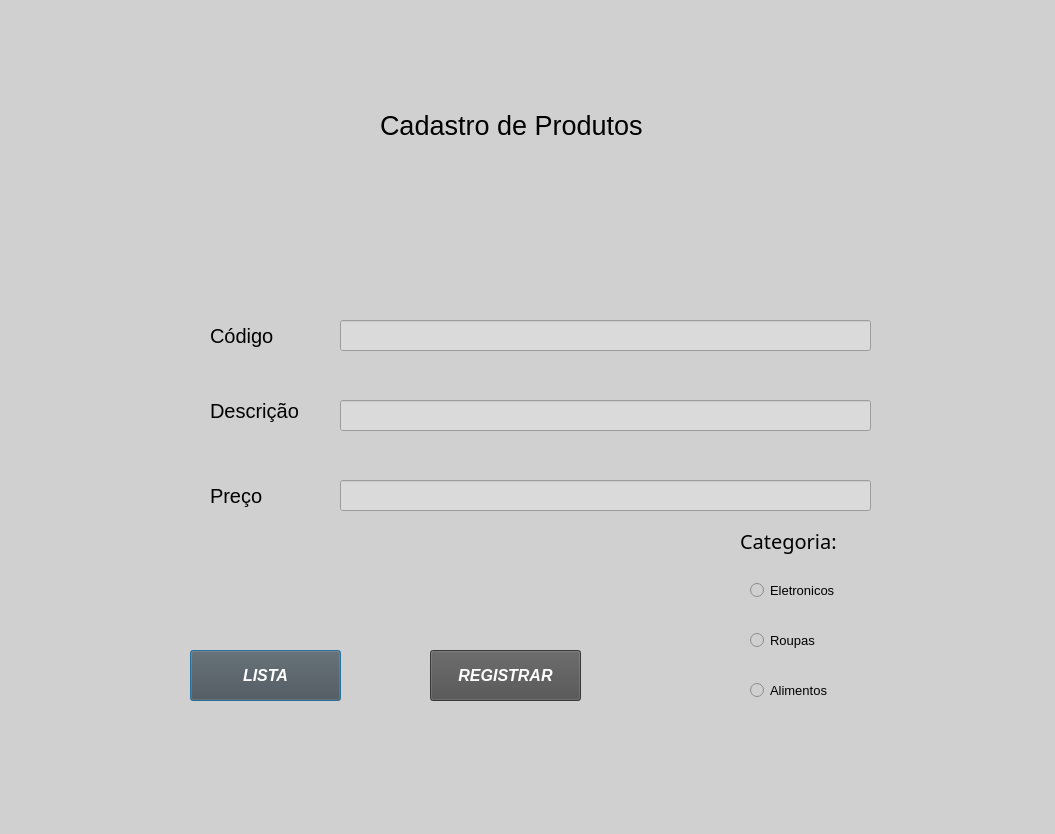
<?xml version="1.0" encoding="UTF-8"?>
<ui version="4.0">
 <class>Dialog</class>
 <widget class="QDialog" name="Dialog">
  <property name="geometry">
   <rect>
    <x>0</x>
    <y>0</y>
    <width>1055</width>
    <height>834</height>
   </rect>
  </property>
  <property name="windowTitle">
   <string>Dialog</string>
  </property>
  <property name="styleSheet">
   <string notr="true">
background-color: rgb(208, 208, 208);
background-color: rgb(208, 208, 208);
</string>
  </property>
  <widget class="QLabel" name="label">
   <property name="geometry">
    <rect>
     <x>380</x>
     <y>60</y>
     <width>471</width>
     <height>131</height>
    </rect>
   </property>
   <property name="font">
    <font>
     <pointsize>20</pointsize>
    </font>
   </property>
   <property name="text">
    <string>Cadastro de Produtos</string>
   </property>
  </widget>
  <widget class="QLabel" name="label_2">
   <property name="geometry">
    <rect>
     <x>210</x>
     <y>310</y>
     <width>111</width>
     <height>51</height>
    </rect>
   </property>
   <property name="font">
    <font>
     <pointsize>15</pointsize>
    </font>
   </property>
   <property name="text">
    <string>Código</string>
   </property>
  </widget>
  <widget class="QLabel" name="label_3">
   <property name="geometry">
    <rect>
     <x>210</x>
     <y>390</y>
     <width>121</width>
     <height>41</height>
    </rect>
   </property>
   <property name="font">
    <font>
     <pointsize>15</pointsize>
    </font>
   </property>
   <property name="text">
    <string>Descrição</string>
   </property>
  </widget>
  <widget class="QLabel" name="label_4">
   <property name="geometry">
    <rect>
     <x>210</x>
     <y>480</y>
     <width>101</width>
     <height>31</height>
    </rect>
   </property>
   <property name="font">
    <font>
     <pointsize>15</pointsize>
    </font>
   </property>
   <property name="text">
    <string>Preço</string>
   </property>
  </widget>
  <widget class="QLineEdit" name="lineEdit">
   <property name="geometry">
    <rect>
     <x>340</x>
     <y>320</y>
     <width>531</width>
     <height>31</height>
    </rect>
   </property>
   <property name="styleSheet">
    <string notr="true">background-color: rgb(255, 255, 255);
background-color: rgb(218, 218, 218);</string>
   </property>
  </widget>
  <widget class="QLineEdit" name="lineEdit_2">
   <property name="geometry">
    <rect>
     <x>340</x>
     <y>400</y>
     <width>531</width>
     <height>31</height>
    </rect>
   </property>
   <property name="styleSheet">
    <string notr="true">background-color: rgb(255, 255, 255);
background-color: rgb(218, 218, 218);</string>
   </property>
  </widget>
  <widget class="QLineEdit" name="lineEdit_3">
   <property name="geometry">
    <rect>
     <x>340</x>
     <y>480</y>
     <width>531</width>
     <height>31</height>
    </rect>
   </property>
   <property name="styleSheet">
    <string notr="true">background-color: rgb(255, 255, 255);
background-color: rgb(218, 218, 218);</string>
   </property>
  </widget>
  <widget class="QRadioButton" name="radioButton">
   <property name="geometry">
    <rect>
     <x>750</x>
     <y>580</y>
     <width>131</width>
     <height>20</height>
    </rect>
   </property>
   <property name="font">
    <font>
     <pointsize>10</pointsize>
    </font>
   </property>
   <property name="text">
    <string>Eletronicos</string>
   </property>
  </widget>
  <widget class="QRadioButton" name="radioButton_2">
   <property name="geometry">
    <rect>
     <x>750</x>
     <y>630</y>
     <width>101</width>
     <height>20</height>
    </rect>
   </property>
   <property name="font">
    <font>
     <pointsize>10</pointsize>
    </font>
   </property>
   <property name="text">
    <string>Roupas</string>
   </property>
  </widget>
  <widget class="QRadioButton" name="radioButton_3">
   <property name="geometry">
    <rect>
     <x>750</x>
     <y>680</y>
     <width>131</width>
     <height>20</height>
    </rect>
   </property>
   <property name="font">
    <font>
     <pointsize>10</pointsize>
    </font>
   </property>
   <property name="text">
    <string>Alimentos</string>
   </property>
  </widget>
  <widget class="QLabel" name="label_5">
   <property name="geometry">
    <rect>
     <x>740</x>
     <y>520</y>
     <width>151</width>
     <height>41</height>
    </rect>
   </property>
   <property name="font">
    <font>
     <family>Segoe Print</family>
     <pointsize>15</pointsize>
    </font>
   </property>
   <property name="text">
    <string>Categoria:</string>
   </property>
  </widget>
  <widget class="QPushButton" name="pushButton_2">
   <property name="geometry">
    <rect>
     <x>190</x>
     <y>650</y>
     <width>151</width>
     <height>51</height>
    </rect>
   </property>
   <property name="font">
    <font>
     <pointsize>12</pointsize>
     <weight>75</weight>
     <italic>true</italic>
     <bold>true</bold>
     <underline>false</underline>
     <strikeout>false</strikeout>
    </font>
   </property>
   <property name="styleSheet">
    <string notr="true">color: rgb(255, 255, 255);
background-color: rgb(79, 79, 79);</string>
   </property>
   <property name="text">
    <string>LISTA</string>
   </property>
  </widget>
  <widget class="QPushButton" name="pushButton_3">
   <property name="geometry">
    <rect>
     <x>430</x>
     <y>650</y>
     <width>151</width>
     <height>51</height>
    </rect>
   </property>
   <property name="font">
    <font>
     <pointsize>12</pointsize>
     <weight>75</weight>
     <italic>true</italic>
     <bold>true</bold>
     <underline>false</underline>
     <strikeout>false</strikeout>
    </font>
   </property>
   <property name="styleSheet">
    <string notr="true">color: rgb(255, 255, 255);
background-color: rgb(79, 79, 79);</string>
   </property>
   <property name="text">
    <string>REGISTRAR</string>
   </property>
  </widget>
 </widget>
 <resources/>
 <connections/>
</ui>
